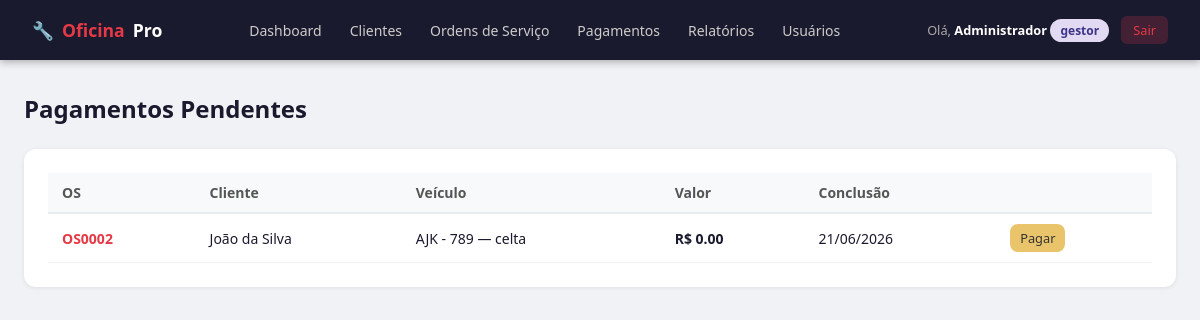
The app's page /pagamentos/pendentes (signed in) with its own data.
### app.py (models this page shows)
class OrdemServico(db.Model):
    id = db.Column(db.Integer, primary_key=True)
    numero = db.Column(db.String(10), unique=True, nullable=False)
    descricao = db.Column(db.Text, nullable=False)
    status = db.Column(db.String(20), default='Em aberto')
    valor_total = db.Column(db.Float, default=0.0)
    forma_pagamento = db.Column(db.String(20))
    status_pagamento = db.Column(db.String(20), default='Pendente')
    data_abertura = db.Column(db.DateTime, default=agora)
    data_conclusao = db.Column(db.DateTime)
    data_pagamento = db.Column(db.DateTime)
    motivo_cancelamento = db.Column(db.Text)
    veiculo_id = db.Column(db.Integer, db.ForeignKey('veiculo.id'), nullable=False)
    itens = db.relationship('ItemOS', backref='ordem', lazy=True, cascade='all, delete-orphan')

class Cliente(db.Model):
    id = db.Column(db.Integer, primary_key=True)
    nome = db.Column(db.String(100), nullable=False)
    cpf = db.Column(db.String(14), unique=True, nullable=False)
    telefone = db.Column(db.String(20))
    email = db.Column(db.String(100))
    criado_em = db.Column(db.DateTime, default=agora)
    veiculos = db.relationship('Veiculo', backref='cliente', lazy=True)

class Veiculo(db.Model):
    id = db.Column(db.Integer, primary_key=True)
    placa = db.Column(db.String(10), unique=True, nullable=False)
    marca = db.Column(db.String(50), nullable=False)
    modelo = db.Column(db.String(50), nullable=False)
    ano = db.Column(db.Integer, nullable=False)
    cor = db.Column(db.String(30))
    cliente_id = db.Column(db.Integer, db.ForeignKey('cliente.id'), nullable=False)
    ordens = db.relationship('OrdemServico', backref='veiculo', lazy=True)

### app.py (the view)
@app.route('/pagamentos/pendentes')
@login_required
def pagamentos_pendentes():
    lista = OrdemServico.query.filter_by(status='Concluído', status_pagamento='Pendente').order_by(OrdemServico.data_conclusao).all()
    return render_template('pagamentos_pendentes.html', ordens=lista)

### app.py (called while the page is built)
def login_required(f):
    from functools import wraps
    @wraps(f)
    def decorated(*args, **kwargs):
        if 'usuario_id' not in session:
            return redirect(url_for('login'))
        return f(*args, **kwargs)
    return decorated

### templates/pagamentos_pendentes.html (shortened to what this page needs)
{% extends 'base.html' %}
{% block content %}
<div class="page-header">
  <h1 class="page-title">Pagamentos Pendentes</h1>
</div>
<div class="card">
  {% if ordens %}
  <div class="table-wrap">
    <table>
      <thead><tr><th>OS</th><th>Cliente</th><th>Veículo</th><th>Valor</th><th>Conclusão</th><th></th></tr></thead>
      <tbody>
        {% for os in ordens %}
        <tr>
          <td><strong style="color:#e63946;">{{ os.numero }}</strong></td>
          <td>{{ os.veiculo.cliente.nome }}</td>
          <td>{{ os.veiculo.placa }} — {{ os.veiculo.modelo }}</td>
          <td><strong>R$ {{ "%.2f"|format(os.valor_total) }}</strong></td>
          <td>{{ os.data_conclusao.strftime('%d/%m/%Y') if os.data_conclusao else '—' }}</td>
          <td><a href="{{ url_for('ver_ordem', id=os.id) }}" class="btn btn-warning btn-sm">Pagar</a></td>
        </tr>
        {% endfor %}
      </tbody>
    </table>
  </div>
  {% else %}
  <div class="empty-state">
    <div class="icon">✅</div>
    <p>Nenhum pagamento pendente!</p>
  </div>
  {% endif %}
</div>
{% endblock %}

### templates/base.html (style rules this page uses)
* { box-sizing: border-box; margin: 0; padding: 0; }
body { font-family: 'Segoe UI', sans-serif; background: #f0f2f5; color: #1a1a2e; min-height: 100vh; }
.page-header { display: flex; align-items: center; justify-content: space-between; margin-bottom: 1.5rem; }
.page-title { font-size: 1.5rem; font-weight: 700; color: #1a1a2e; }
.card { background: #fff; border-radius: 12px; box-shadow: 0 1px 4px rgba(0,0,0,.08); padding: 1.5rem; margin-bottom: 1rem; }
.table-wrap { overflow-x: auto; }
table { width: 100%; border-collapse: collapse; font-size: .875rem; }
th { background: #f8f9fa; text-align: left; padding: 10px 14px; font-weight: 600; color: #555; border-bottom: 2px solid #e9ecef; }
td { padding: 10px 14px; border-bottom: 1px solid #f0f2f5; vertical-align: middle; }
.btn { display: inline-flex; align-items: center; gap: 6px; padding: 8px 16px; border-radius: 8px; border: none; cursor: pointer; font-size: .875rem; font-weight: 500; text-decoration: none; transition: all .2s; }
.btn-warning { background: #e9c46a; color: #333; }
.btn-sm { padding: 5px 10px; font-size: .8rem; }

### records on screen
OrdemServico: numero "OS0002", veiculo.cliente.nome "João da Silva", veiculo.placa "AJK - 789", veiculo.modelo "celta", valor_total "0.00", data_conclusao "21/06/2026"

### other values on screen
{{ session.nome }} "Administrador"
{{ session.perfil }} "gestor"
